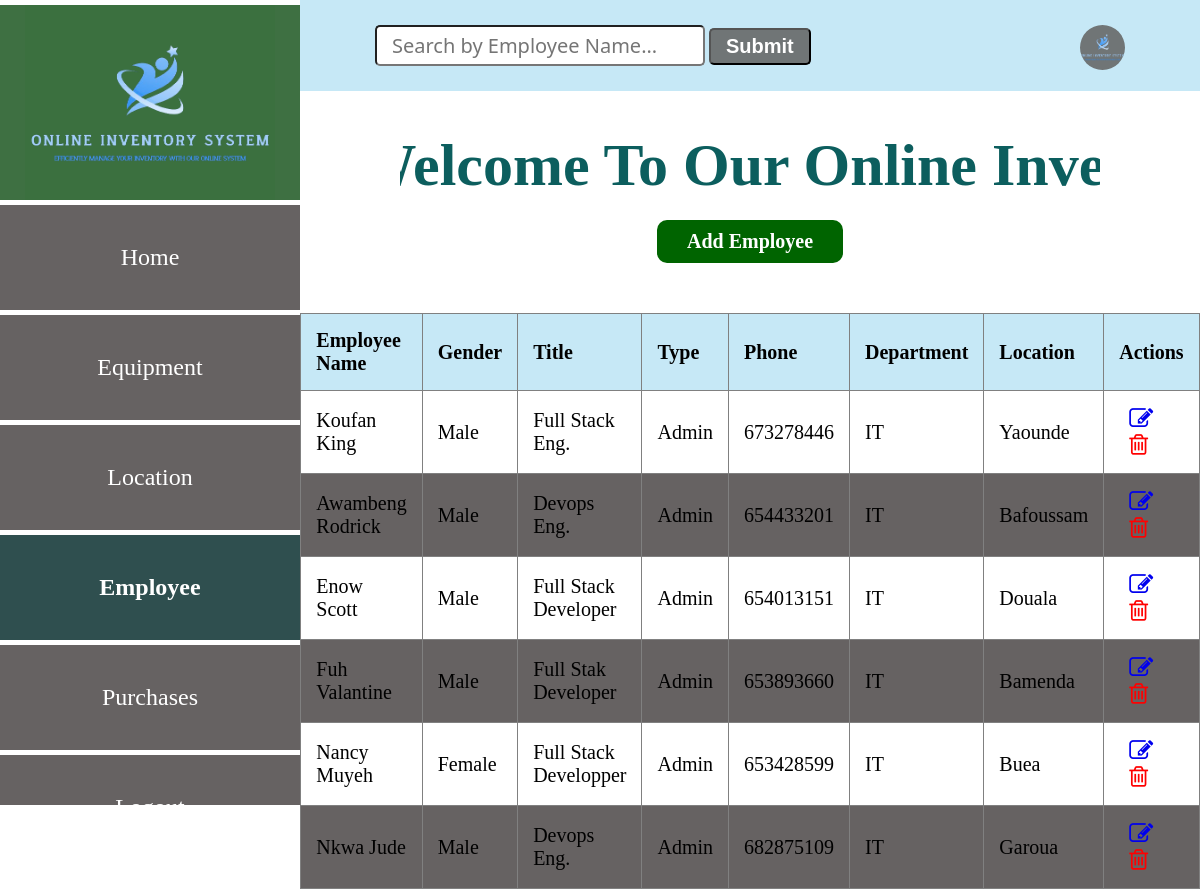
Screenshot of /employee with the database file from the repository.
### app.py (models this page shows, shortened)
class Employee(db.Model):
    __tablename__="employees"
    id=db.Column(db.Integer, primary_key=True)
    password=db.Column(db.String(20))
    employee_name=db.Column(db.String(20))
    gender=db.Column(db.String(6))
    title=db.Column(db.String(10))
    type=db.Column(db.String(10))
    phone_number=db.Column(db.Integer)
    department=db.Column(db.String(50))
    location=db.Column(db.Integer, db.ForeignKey('locations.id'))
    location_rel=db.relationship('Location', backref='employees_location')
    equipment_rel=db.relationship('Equipment', backref='equipment_employee')

### app.py (the view)
@app.route('/employee')
def employee_index():
    employees = Employee.query.all()
    return render_template ('employeeList.html', employees = employees)

### app.py (called while the page is built)
@app.before_request
def create_table():
    db.create_all()

### templates/employeeList.html (shortened to what this page needs)
<!DOCTYPE html>
<html lang="en">
<head>
    <link
    rel="stylesheet"
    href="{{ url_for('static', filename='main.css') }}"
    />
    <link rel="stylesheet" href="https://cdnjs.cloudflare.com/ajax/libs/font-awesome/4.7.0/css/font-awesome.min.css">
  </head>
<body>
    <div class="header">
        <input type="search" id="query" name="search" placeholder="Search by Employee Name...">
        <button id="search-button">Submit</button>
        <a href="#"><img src="{{ url_for('static', filename='logo.png') }}" alt=""></a>
    </div>
    <section class="sidebar">
        <div class="logo">
            <img src="{{ url_for('static', filename='logo.png') }}" alt="logo">
        </div>
        <div class="content">
            <a href="/entry_point" class="home">Home</a>
            <a href="/equipment" class="home">Equipment</a>
            <a href="/location" class="home">Location</a>
            <a href="/employee" class="home active">Employee</a>
            <a href="/purchase" class="home">Purchases</a>
            <a href="/login" class="home">Logout</a>
        </div>
    </section>
    <div class="marquee-container">
      <h1 class="marquee">Welcome To Our Online Inventory System</h1>
    </div>
    <div class="location-form">
      <a href="/add-employee" class="btn1">Add Employee</a>
      <table border="1" style="overflow:auto;">
        <thead>
          <tr>
            <th>Employee Name</th>
            <th>Gender</th>
            <th>Title</th>
            <th>Type</th>
            <th>Phone</th>
            <th>Department</th>
            <th>Location</th>
            <th>Actions</th>
          </tr>
        </thead>
        <tbody id="table-results">
          {% for employee in employees  %}
            <tr>
              <td>{{ employee.employee_name }}</td>
              <td>{{ employee.gender}}</td>
              <td>{{ employee.title}}</td>
              <td>{{ employee.type}}</td>
              <td>{{ employee.phone_number}}</td>
              <td>{{ employee.department}}</td>
              <td>{{ employee.location}}</td>
              <td class="action">
                <a href="/edit_employee{{ employee.id }}"><i class="fa fa-edit" style="font-size:24px"></i></a>
                <a href="/delete_employee{{ employee.id }}"><i class="fa fa-trash-o" style="font-size:24px"></i></a>
              </td>
            </tr>
          {% endfor %}
        </tbody>
      </table>
    </div>
</body>
</html>

### static/main.css (style rules this page uses)
body { margin: 0; padding: 0; font-family: Verdana; }
.header { background: #c6e8f6; padding: 25px; }
.header input { padding: 5px 15px; font-size: 20px; font-family:'Segoe UI', Tahoma, Geneva, Verdana, sans-serif; border-radius: 5px; margin-left: 350px; }
.header button { padding: 5px 15px; font-size: 20px; border-radius: 5px; background: #707576; color: #fff; font-weight: bold; }
.header img { width: 45px; height: 45px; background: #707576; border-radius: 50%; float: right; justify-content: center; margin-right: 50px; }
.sidebar { position: fixed; top: 0; left: 0; width: 300px; height: 100vh; background: #707576; border-top: 5px solid #fff; }
.logo { width: 300px; height: 200px; background: rgba(59, 112, 63, 0.938); display: flex; justify-content: center; align-items: center; }
.logo img { width: 250px; display: block; margin: auto; background-color: rgba(59, 112, 63, 0.938); }
.content { background: #707576; width: 300px; height: calc(100vh - 200px); position: fixed; top: 200px; z-index: 1; border-top: 5px solid #fff; overflow-y: auto; }
.content a { display: flex; text-decoration: none; color: #fff; font-size: 24px; border-bottom: 5px solid white; padding: 39px; justify-content: center; }
.home { border: none; outline: none; padding: 10px 16px; background: #666262; cursor: pointer; }
.active, .home:hover { background: darkslategrey; color: black; font-weight: bold; }
h1 { display: flex; font-size: 60px; flex-wrap: wrap; justify-content: center; gap: 50px; margin-left: 300px; text-align: center; margin-top: 40px; color: rgb(12, 94, 94); }
.location-form { display: flex; justify-content: center; align-items: center; flex-direction: column; margin-left: 300px; }
table { width: 80%; border-collapse: collapse; margin-top: 30px; }
th, td { padding: 15px; text-align: left; font-size: 20px; }
th { background-color: #c6e8f6; font-weight: bold; }
tbody tr:nth-child(even) { background-color: #666262; }
.btn1 { background: darkgreen; color: #fff; font-size: 1em; padding: 10px 30px; border-radius: 10px; transition: background-color 0.25s; margin-bottom: 20px; text-decoration: none; font-size: 20px; display: block; margin-top: -20px; font-weight: bold; }
.marquee-container { overflow: hidden; margin-right: 100px; margin-left: 400px; behavior: inherit; }
.marquee { animation: marquee 20s linear infinite; white-space: nowrap; }
.action a { margin-left: 10px; }
.action .fa-trash-o { color: red; }

### rows the page displays
Employee: employee_name "Koufan King", gender "Male", title "Full Stack Eng.", type "Admin", phone_number "673278446", department "IT", location "Yaounde"
Employee: employee_name "Awambeng Rodrick", gender "Male", title "Devops Eng.", type "Admin", phone_number "654433201", department "IT", location "Bafoussam"
Employee: employee_name "Enow Scott", gender "Male", title "Full Stack Developer", type "Admin", phone_number "654013151", department "IT", location "Douala"
Employee: employee_name "Fuh Valantine", gender "Male", title "Full Stak Developer", type "Admin", phone_number "653893660", department "IT", location "Bamenda"
Employee: employee_name "Nancy Muyeh", gender "Female", title "Full Stack Developper", type "Admin", phone_number "653428599", department "IT", location "Buea"
Employee: employee_name "Nkwa Jude", gender "Male", title "Devops Eng.", type "Admin", phone_number "682875109", department "IT", location "Garoua"
